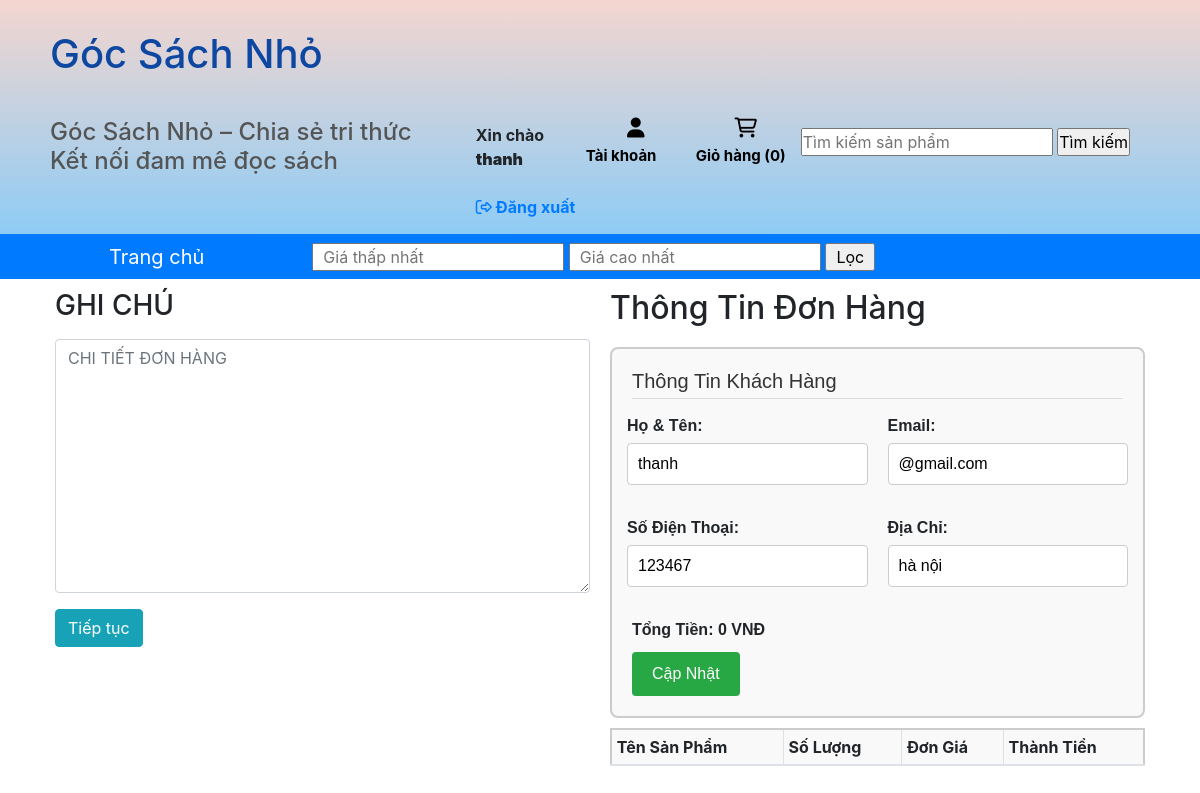
The app's page /check-out.php (signed in) with its own data.
### tables this page shows
CREATE TABLE `khachang` (
  `idkhachhang` int(11) NOT NULL,
  `tenkhachhang` varchar(255) NOT NULL,
  `phone` int(11) NOT NULL,
  `address` varchar(255) NOT NULL,
  `email` varchar(255) NOT NULL,
  `username` varchar(255) NOT NULL,
  `matKhau` varchar(255) NOT NULL,
  `status` tinyint(4) DEFAULT 0
);

### cart_function.php (called while the page is built, shortened)
<?php
function total_price($cart) {
    $total_price = 0;
    return $total_price;
}
?>

### check-out.php (the view, shortened to what this page needs)
<?php
require_once 'cart_function.php';
require_once 'dieuhuong.php';
?>
    <!DOCTYPE html>
    <html lang="en">
    <head>
    </head>
    <body>
        <?php
        if (isset($_SESSION['login']['username'])){
            $username = $_SESSION['login']['username'];
            $stmt = $conn->prepare("SELECT * FROM khachang WHERE username = ?");
            $stmt->bind_param("s", $username);
            $stmt->execute();
            $result = $stmt->get_result();
            $res = $result->num_rows > 0 ? $result->fetch_assoc() : null;
        ?>
            <div class="container">
                <div class="flex-1">
                    <?php if ($res) { ?>
                        <form action="" method="post">
                            <div class="form-group">
                                    <label for="note"> <h3>GHI CHÚ</h3></label>
                                    <textarea name="note" id="note" cols="30" rows="10" placeholder="CHI TIẾT ĐƠN HÀNG" class="form-control"></textarea>
                            </div>
                            <button type="submit" name="checkout" class="btn btn-info" >Tiếp tục </button>
                        </form>
                    <?php } ?>
                    </div>
                    <div class="flex-2">
                        <h2>Thông Tin Đơn Hàng</h2>
                        <table class="table table-bordered table-sm">
                            <thead>
                                <tr>
                                    <th>Tên Sản Phẩm</th>
                                    <th>Số Lượng</th>
                                    <th>Đơn Giá</th>
                                    <th>Thành Tiền</th>
                                </tr>
                            </thead>
                            <tbody>
                                <form method="POST">
                                    <div class="customer-box">
                                        <h3>Thông Tin Khách Hàng</h3>
                                            <div class="form-row">
                                                <div class="form-group" style="flex:1">
                                                    <label for="username">Họ & Tên:</label>
                                                    <input type="text" name="username" value="<?php echo isset($res['username']) ? htmlspecialchars($res['username']) : ''; ?>" required>
                                                </div>
                                                <div class="form-group" style="flex:1">
                                                    <label for="email">Email:</label>
                                                    <input type="text" name="email" value="<?php echo isset($res['email']) ? htmlspecialchars($res['email']) : ''; ?>" required>
                                                </div>
                                            </div>
                                            <div class="form-row">
                                                <div class="form-group" style="flex:1">
                                                    <label for="phone">Số Điện Thoại:</label>
                                                    <input type="text" name="phone" value="<?php echo isset($res['phone']) ? htmlspecialchars($res['phone']) : ''; ?>" required>
                                                </div>
                                                <div class="form-group" style="flex:1">
                                                    <label for="address">Địa Chỉ:</label>
                                                    <input type="text" name="address" value="<?php echo isset($res['address']) ? htmlspecialchars($res['address']) : ''; ?>" required>
                                                </div>
                                            </div>
                                            <div class="total">Tổng Tiền: <?php echo number_format(total_price($cart)) ?> VNĐ</div>
                                            <button type="submit" name="update" class="btn">Cập Nhật</button>
                                    </div>
                                </form>
                        </tbody>
                    </table>
                </div>
            </div>
        <?php } else { ?>
            <div class="k">
                <h1>Vui lòng ĐĂNG NHẬP để mua hàng </h1> <a href="login.php?action=check-out">Tại Đây</a>
            </div>
        <?php } ?>
    </body>
    </html>

### main.css (style rules this page uses)
* { margin: 0; padding: 0; box-sizing: border-box; }

### check-out.php (style rules this page uses)
.customer-box { background: #f9f9f9; border: 2px solid #ccc; padding: 20px; margin-top: 20px; border-radius: 8px; font-family: Arial, sans-serif; }
.customer-box h3 { margin-bottom: 15px; font-size: 20px; color: #333; border-bottom: 1px solid #ddd; padding-bottom: 5px; }
.customer-box .form-row { display: flex; justify-content: space-between; gap: 20px; margin-bottom: 15px; }
.customer-box label { display: block; margin-bottom: 5px; font-weight: bold; }
.customer-box input { width: 100%; padding: 8px 10px; border: 1px solid #ccc; border-radius: 4px; }
.customer-box .total { font-weight: bold; font-size: 16px; margin-top: 10px; }
.customer-box .btn { margin-top: 10px; padding: 10px 20px; background-color: #28a745; color: white; border: none; border-radius: 4px; cursor: pointer; }
.container { display: flex; flex-direction: row; justify-content: space-between; }
.flex-1,.flex-2 { flex: 1; padding: 10px; }
.flex-2>table { background: #f9f9f9; border-radius: 8px ; border: 2px solid #ccc; margin-top: 10px; }

### records on screen
khachang: username "thanh", email "@gmail.com", phone "123467", address "hà nội"

### other values on screen
total_item($cart) "0"
$_SESSION['login']['username'] "thanh"
total_price($cart) "0"
